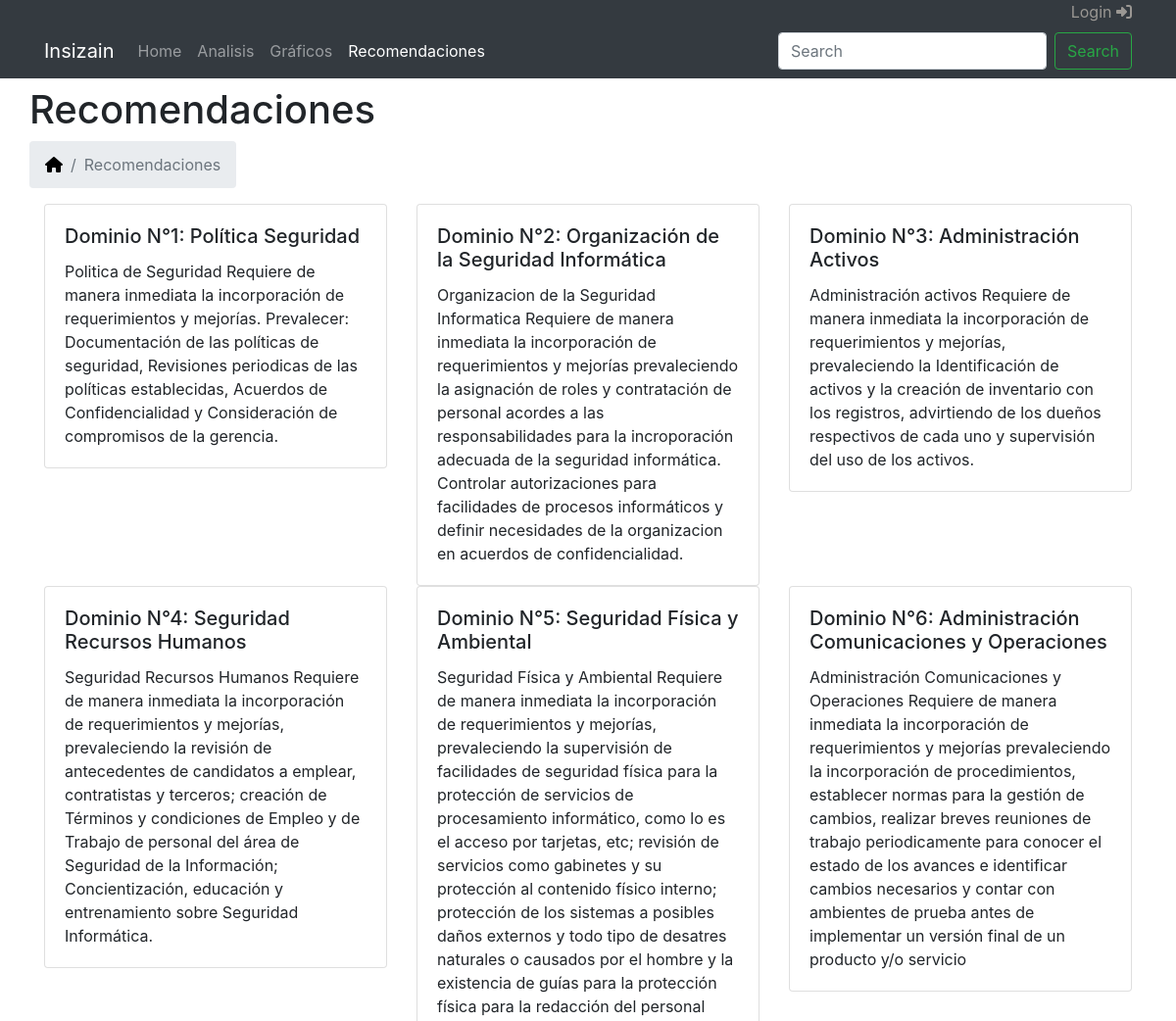
The page /recomendaciones/ (upper part) on the database as committed earlier.
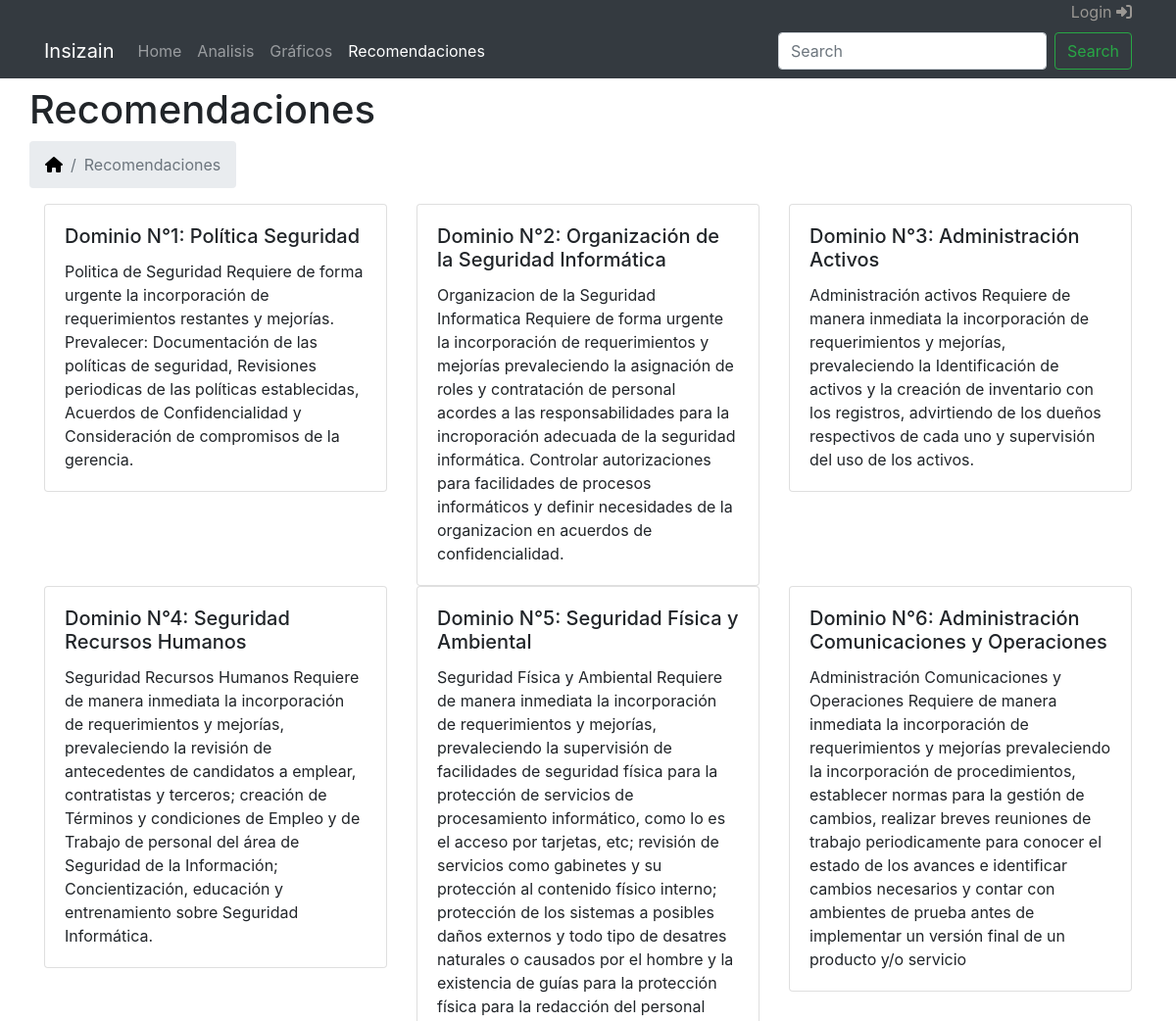
The same page on the database as committed later.
### ChartsGAP/models.py (models this page shows)
class Dominio(models.Model):
	nombre_dominio = models.CharField(max_length=75)
	porcentaje_cumplimiento = models.PositiveIntegerField(default=0)
	porcentaje_no_cumplimiento = models.PositiveIntegerField(default=0)
	seccion = models.ManyToManyField(Seccion, null=True, blank=True)
	recomendacion = models.ManyToManyField(Recomendacion, null=True, blank=True)
	responsable = models.ForeignKey(Profile, on_delete=models.CASCADE)

### Recomendaciones/models.py (models this page shows)
class Recomendacion(models.Model):
	recomendacion = models.TextField(blank=True)
	autor = models.ForeignKey(Profile, on_delete=models.CASCADE)
	fecha_recomendacion = models.DateTimeField()
	tipo_recomendacion = models.CharField(choices=TIPO, max_length=4)

### Recomendaciones/views.py (the view)
# urls.py: path('', views.recomendaciones, name='recomendaciones'),
def recomendaciones(request):
	template_name = "recomendaciones.html"
	data = {}
	data['dominios'] = Dominio.objects.all()
	data['recomendaciones'] = Recomendacion.objects.all()
	return render(request, template_name, data)

### Logauth/context_processors.py (called while the page is built)
def user_data(request):
	user = request.user
	try:
		data = {
		'name': user.username,
		}
	except AttributeError as e:
		data = {}
	return data

### Recomendaciones/templates/recomendaciones.html (shortened to what the changed rows need)
{% extends "base.html" %}
{% load bootstrap4 %}
{% block content_head %}
<h1>Recomendaciones</h1>
{% endblock %}
{% block content_body %}
	{% for dominio in dominios %}
		<div class='col-4'>
			<div class="card">
				<div class="card-body">
					<h5 class="card-title">Dominio N°{{ dominio.pk }}: {{ dominio.nombre_dominio }} </h5>
						{% if dominio.pk == 1 %}
							{% for recomendacion in dominio.recomendacion.all %}
								{% if dominio.porcentaje_cumplimiento <= 25 and recomendacion.tipo_recomendacion == '25'%}
									<p class="card-text">{{recomendacion.recomendacion}}</p>
								{% elif dominio.porcentaje_cumplimiento > 25 and dominio.porcentaje_cumplimiento <= 50 and recomendacion.tipo_recomendacion == '50'%}
									<p class="card-text">{{recomendacion.recomendacion}}</p>
								{% elif dominio.porcentaje_cumplimiento > 50 and dominio.porcentaje_cumplimiento <= 75 and recomendacion.tipo_recomendacion == '75'%}
									<p class="card-text">{{recomendacion.recomendacion}}</p>
								{% elif dominio.porcentaje_cumplimiento > 75 and dominio.porcentaje_cumplimiento <= 100 and recomendacion.tipo_recomendacion == '100'%}
									<p class="card-text">{{recomendacion.recomendacion}}</p>
								{% endif %}
							{% endfor %}
						{% elif dominio.pk == 2 %}
							{% for recomendacion in dominio.recomendacion.all %}
								{% if dominio.porcentaje_cumplimiento <= 25 and recomendacion.tipo_recomendacion == '25'%}
									<p class="card-text">{{recomendacion.recomendacion}}</p>
								{% elif dominio.porcentaje_cumplimiento > 25 and dominio.porcentaje_cumplimiento <= 50 and recomendacion.tipo_recomendacion == '50'%}
									<p class="card-text">{{recomendacion.recomendacion}}</p>
								{% elif dominio.porcentaje_cumplimiento > 50 and dominio.porcentaje_cumplimiento <= 75 and recomendacion.tipo_recomendacion == '75'%}
									<p class="card-text">{{recomendacion.recomendacion}}</p>
								{% elif dominio.porcentaje_cumplimiento > 75 and dominio.porcentaje_cumplimiento <= 100 and recomendacion.tipo_recomendacion == '100'%}
									<p class="card-text">{{recomendacion.recomendacion}}</p>
								{% endif %}
							{% endfor %}
						{% elif dominio.pk == 3 %}
							{% for recomendacion in dominio.recomendacion.all %}
								{% if dominio.porcentaje_cumplimiento <= 25 and recomendacion.tipo_recomendacion == '25'%}
									<p class="card-text">{{recomendacion.recomendacion}}</p>
								{% elif dominio.porcentaje_cumplimiento > 25 and dominio.porcentaje_cumplimiento <= 50 and recomendacion.tipo_recomendacion == '50'%}
									<p class="card-text">{{recomendacion.recomendacion}}</p>
								{% elif dominio.porcentaje_cumplimiento > 50 and dominio.porcentaje_cumplimiento <= 75 and recomendacion.tipo_recomendacion == '75'%}
									<p class="card-text">{{recomendacion.recomendacion}}</p>
								{% elif dominio.porcentaje_cumplimiento > 75 and dominio.porcentaje_cumplimiento <= 100 and recomendacion.tipo_recomendacion == '100'%}
									<p class="card-text">{{recomendacion.recomendacion}}</p>
								{% endif %}
							{% endfor %}
						{% elif dominio.pk == 4 %}
							{% for recomendacion in dominio.recomendacion.all %}
								{% if dominio.porcentaje_cumplimiento <= 25 and recomendacion.tipo_recomendacion == '25'%}
									<p class="card-text">{{recomendacion.recomendacion}}</p>
								{% elif dominio.porcentaje_cumplimiento > 25 and dominio.porcentaje_cumplimiento <= 50 and recomendacion.tipo_recomendacion == '50'%}
									<p class="card-text">{{recomendacion.recomendacion}}</p>
								{% elif dominio.porcentaje_cumplimiento > 50 and dominio.porcentaje_cumplimiento <= 75 and recomendacion.tipo_recomendacion == '75'%}
									<p class="card-text">{{recomendacion.recomendacion}}</p>
								{% elif dominio.porcentaje_cumplimiento > 75 and dominio.porcentaje_cumplimiento <= 100 and recomendacion.tipo_recomendacion == '100'%}
									<p class="card-text">{{recomendacion.recomendacion}}</p>
								{% endif %}
							{% endfor %}
						{% elif dominio.pk == 5 %}
							{% for recomendacion in dominio.recomendacion.all %}
								{% if dominio.porcentaje_cumplimiento <= 25 and recomendacion.tipo_recomendacion == '25'%}
									<p class="card-text">{{recomendacion.recomendacion}}</p>
								{% elif dominio.porcentaje_cumplimiento > 25 and dominio.porcentaje_cumplimiento <= 50 and recomendacion.tipo_recomendacion == '50'%}
									<p class="card-text">{{recomendacion.recomendacion}}</p>
								{% elif dominio.porcentaje_cumplimiento > 50 and dominio.porcentaje_cumplimiento <= 75 and recomendacion.tipo_recomendacion == '75'%}
									<p class="card-text">{{recomendacion.recomendacion}}</p>
								{% elif dominio.porcentaje_cumplimiento > 75 and dominio.porcentaje_cumplimiento <= 100 and recomendacion.tipo_recomendacion == '100'%}
									<p class="card-text">{{recomendacion.recomendacion}}</p>
								{% endif %}
							{% endfor %}
						{% elif dominio.pk == 6 %}
							{% for recomendacion in dominio.recomendacion.all %}
								{% if dominio.porcentaje_cumplimiento <= 25 and recomendacion.tipo_recomendacion == '25'%}
									<p class="card-text">{{recomendacion.recomendacion}}</p>
								{% elif dominio.porcentaje_cumplimiento > 25 and dominio.porcentaje_cumplimiento <= 50 and recomendacion.tipo_recomendacion == '50'%}
									<p class="card-text">{{recomendacion.recomendacion}}</p>
								{% elif dominio.porcentaje_cumplimiento > 50 and dominio.porcentaje_cumplimiento <= 75 and recomendacion.tipo_recomendacion == '75'%}
									<p class="card-text">{{recomendacion.recomendacion}}</p>
								{% elif dominio.porcentaje_cumplimiento > 75 and dominio.porcentaje_cumplimiento <= 100 and recomendacion.tipo_recomendacion == '100'%}
									<p class="card-text">{{recomendacion.recomendacion}}</p>
								{% endif %}
							{% endfor %}
						{% endif %}
				</div>
			</div>
		</div>
			{% endfor %}
</div>
{% endblock %}

Rows that differ between the two databases and show on the page:
changed Dominio "Política Seguridad": loses Recomendacion (recomendacion "Politica de Seguridad Requiere de manera inmediata la incorporación de requerimientos y mejorías. Prevalecer: Documentación de las políticas de seguridad, Revisiones periodicas de las políticas establecidas, Acuerdos de Confidencialidad y Consideración de compromisos de la gerencia."); gains Recomendacion (recomendacion "Politica de Seguridad Requiere de forma urgente la incorporación de requerimientos restantes y mejorías. Prevalecer: Documentación de las políticas de seguridad, Revisiones periodicas de las políticas establecidas, Acuerdos de Confidencialidad y Consideración de compromisos de la gerencia.")
changed Dominio "Organización de la Seguridad Informática": loses Recomendacion (recomendacion "Organizacion de la Seguridad Informatica Requiere de manera inmediata la incorporación de requerimientos y mejorías prevaleciendo la asignación de roles y contratación de personal acordes a las responsabilidades para la incroporación adecuada de la seguridad informática. Controlar autorizaciones para facilidades de procesos informáticos y definir necesidades de la organizacion en acuerdos de confidencialidad."); gains Recomendacion (recomendacion "Organizacion de la Seguridad Informatica Requiere de forma urgente la incorporación de requerimientos y mejorías prevaleciendo la asignación de roles y contratación de personal acordes a las responsabilidades para la incroporación adecuada de la seguridad informática. Controlar autorizaciones para facilidades de procesos informáticos y definir necesidades de la organizacion en acuerdos de confidencialidad.")
